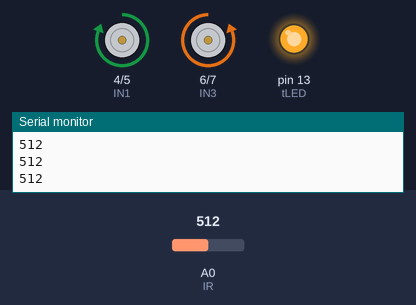
The sketch below on a simulated Arduino Uno, built with avr-gcc and run on an emulated ATmega328P. On the bench: motor-driver pin pairs drawn as motors (green arrow = first pin HIGH = forward, orange = second pin HIGH = backward, longer = more drive, scaled by the enable pin), output pins drawn as LEDs (lit = HIGH), the last lines printed to the serial monitor. Inputs (shaded band) come from the test bench; at power-on: A0 (IR) = 512.

Above: at 1.3 s.
1.4 s: A0 (IR) set to 497
4.4 s: A0 (IR) set to 476
At 4.9 s:
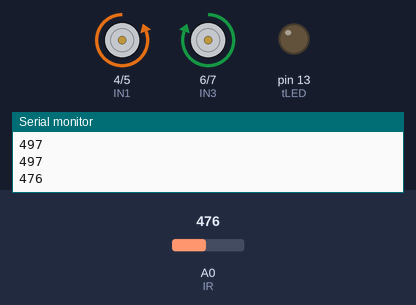
7.4 s: A0 (IR) set to 500
At 7.9 s:
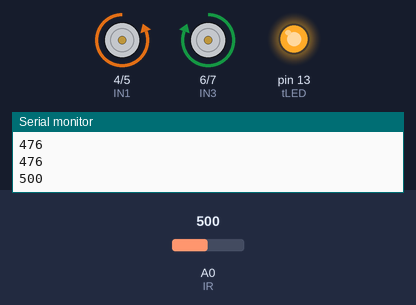
10.4 s: A0 (IR) set to 480
At 11.4 s:
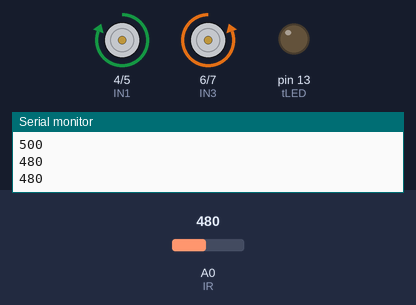
Timing chart, 0 to 14.4 s (numbered marks = the images above; inputs shaded):
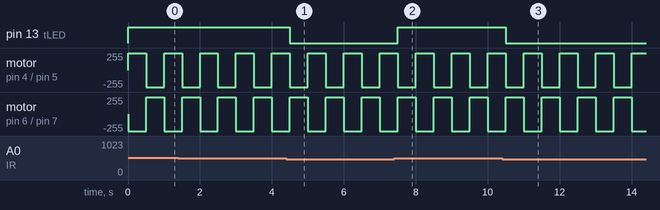

The sketch:

Newen.ino
```cpp
boolean timeCuantum = false;
int tLED = 13;
// H bridge pins
int ENA = 2;
int ENB = 3;
int IN1 = 4;
int IN2 = 5;
int IN3 = 6;
int IN4 = 7;
// IR sensor
int IR = 0;
int IRValue;

//turn engines to move front
void moveFront(){
  digitalWrite(IN2, LOW);
  digitalWrite(IN3, LOW);
  digitalWrite(IN1, HIGH);
  digitalWrite(IN4, HIGH);
}

//turn engines to move  back
void moveBack(){
  digitalWrite(IN1, LOW);
  digitalWrite(IN4, LOW);
  digitalWrite(IN2, HIGH);
  digitalWrite(IN3, HIGH);
}

void setup() {
  // set pin modes
  pinMode(ENA, OUTPUT);
  pinMode(ENB, OUTPUT);
  pinMode(IN1, OUTPUT);
  pinMode(IN2, OUTPUT);
  pinMode(IN3, OUTPUT);
  pinMode(IN4, OUTPUT);
  pinMode(tLED, OUTPUT);
  // turn off engines
  digitalWrite(IN1, LOW);
  digitalWrite(IN2, LOW);
  digitalWrite(IN3, LOW);
  digitalWrite(IN4, LOW);
  // enable both engines
  digitalWrite(ENA, HIGH);
  digitalWrite(ENB, HIGH);
  // set the serial port
  Serial.begin(9600);
}

void loop() {
  timeCuantum = ! timeCuantum;

  if (timeCuantum){
    moveFront();
  } else {
    moveBack();
  }
  IRValue = analogRead(IR);
  if (IRValue >= 490){
    digitalWrite(tLED, HIGH);
  } else {
    digitalWrite(tLED, LOW);
  }
  Serial.println(IRValue);
  delay(500);
}
```

Measured:
- the behaviour switches between 490 and 489 on A0 (IR) (found by bisection; images 0 and 1)
- after the input at 4.4 s, pin 13 (tLED): HIGH → LOW after 0.10 s
- after the input at 7.4 s, pin 13 (tLED): LOW → HIGH after 0.11 s
- after the input at 10.4 s, pin 13 (tLED): HIGH → LOW after 0.11 s
- by itself, motor on pin 4 (IN1) / pin 5 (IN2), motor on pin 6 (IN3) / pin 7 (IN4): alternates forward 255/255 for 0.50 s and backward 255/255 for 0.50 s
